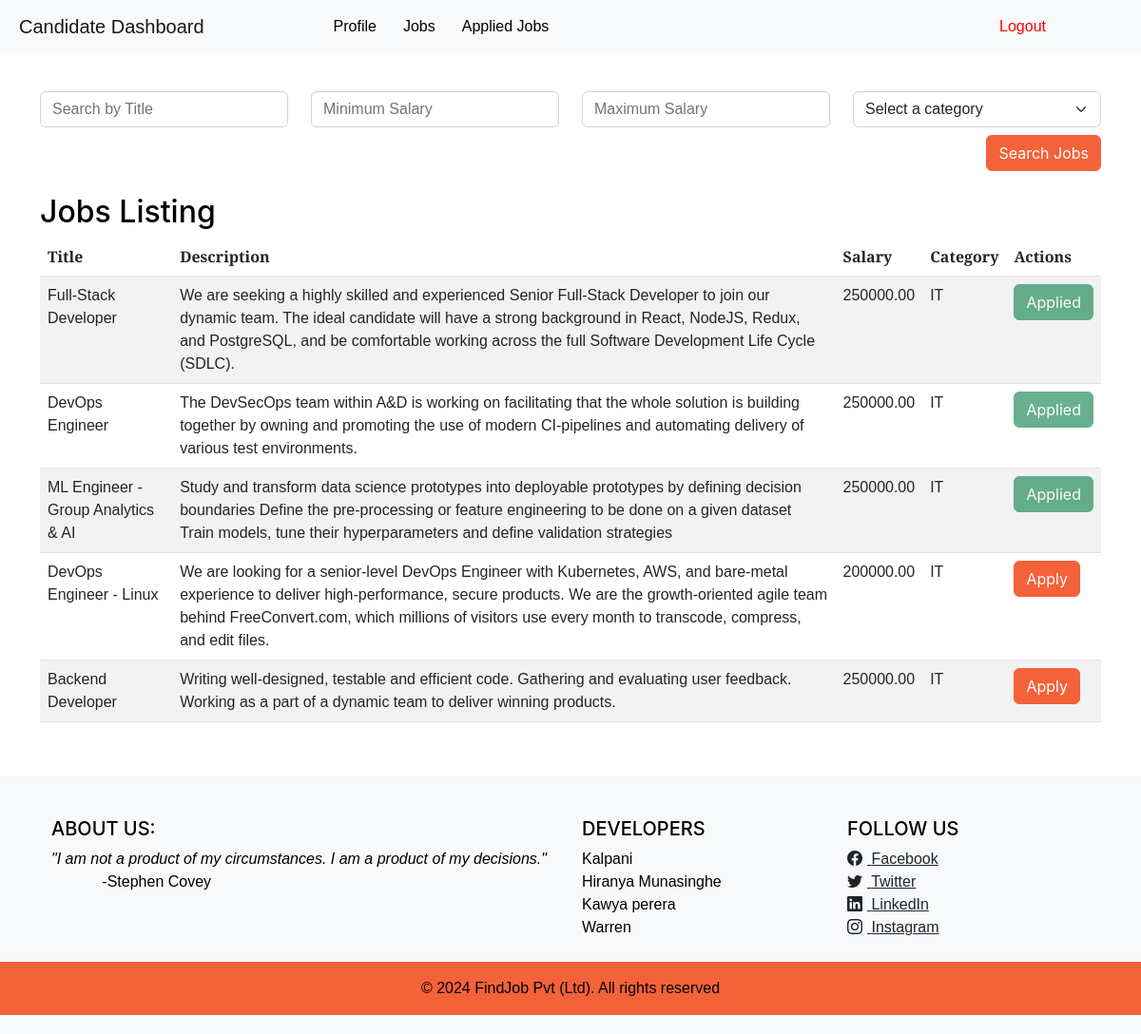
The app's page /candidate/jobs.php (signed in) with its own data.
### tables this page shows
CREATE TABLE IF NOT EXISTS `jobs` (
  `job_id` int NOT NULL AUTO_INCREMENT,
  `company_id` int NOT NULL,
  `title` varchar(100) NOT NULL,
  `description` text,
  `requirements` text,
  `salary` decimal(10,2) DEFAULT NULL,
  `category` varchar(50) DEFAULT NULL,
  `date_posted` timestamp NULL DEFAULT CURRENT_TIMESTAMP,
  `location` varchar(100) DEFAULT NULL,
  PRIMARY KEY (`job_id`),
  KEY `company_id` (`company_id`)
);

### includes/functions.php (called while the page is built, shortened)
<?php
require_once 'db.php';
function checkIfApplied($job_id, $candidate_id) {
    global $link;
    $sql = "SELECT COUNT(*) FROM applications WHERE job_id = ? AND candidate_id = ?";
    $stmt = $link->prepare($sql);
    $stmt->bind_param("ii", $job_id, $candidate_id);
    $stmt->execute();
    $stmt->bind_result($count);
    return ($count > 0);
}
function fetchJobs($title = null, $min_salary = null, $max_salary = null, $category = null) {
    global $db;
    if (!($db instanceof mysqli) || $db->connect_error) {
        $db = dbConnect();
    }
    $sql = "SELECT job_id, company_id, title, description, salary, category, date_posted FROM jobs";
    $stmt = $db->prepare($sql);
    $stmt->execute();
    $result = $stmt->get_result();
    $jobs = [];
    while ($row = $result->fetch_assoc()) {
        $jobs[] = $row;
    }
    return $jobs;
}
?>

### candidate/jobs.php (the view, shortened to what this page needs)
<?php
require_once '../includes/functions.php';
if ($_SERVER['REQUEST_METHOD'] === 'POST' && isset($_POST['search_jobs'])) {
    $title = filter_input(INPUT_POST, 'title', FILTER_SANITIZE_STRING);
    $min_salary = filter_input(INPUT_POST, 'min_salary', FILTER_SANITIZE_NUMBER_FLOAT, FILTER_FLAG_ALLOW_FRACTION);
    $max_salary = filter_input(INPUT_POST, 'max_salary', FILTER_SANITIZE_NUMBER_FLOAT, FILTER_FLAG_ALLOW_FRACTION);
    $category = filter_input(INPUT_POST, 'category', FILTER_SANITIZE_STRING);
    $jobs = fetchJobs($title, $min_salary, $max_salary, $category);
} else {
    $jobs = fetchJobs();
}
$user_id = $_SESSION['user_id'];
?>
<!DOCTYPE html>
<html lang="en">
<head>
    <link rel="stylesheet" href="../assets/index/css/styles.css">
    <link href="https://cdn.jsdelivr.net/npm/bootstrap-icons@1.5.0/font/bootstrap-icons.css" rel="stylesheet" />
    <link href="https://cdnjs.cloudflare.com/ajax/libs/SimpleLightbox/2.1.0/simpleLightbox.min.css"
        rel="stylesheet" />
    <link href="../assets/index/css/styles.css" rel="stylesheet" />
</head>
<body>
    <?php include '../templates/can_navbar.php'; ?>
    <br><br>
    <div class="container mt-5">
        <main class="flex-shrink-0">
            <form method="POST" action="<?php echo htmlspecialchars($_SERVER['PHP_SELF']); ?>" class="mb-4">
                <div class="row">
                    <div class="col-md-3">
                        <input type="text" name="title" class="form-control" placeholder="Search by Title">
                    </div>
                    <div class="col-md-3">
                        <input type="number" name="min_salary" class="form-control" placeholder="Minimum Salary">
                    </div>
                    <div class="col-md-3">
                        <input type="number" name="max_salary" class="form-control" placeholder="Maximum Salary">
                    </div>
                    <div class="col-md-3">
                        <select name="category" class="form-select">
                            <option value="" disabled selected>Select a category</option>
                        </select>
                    </div>
                </div>
                <div class="row mt-2">
                <div class="col-md-12 text-end">
                    <button type="submit" name="search_jobs" class="btn btn-primary">Search Jobs</button>
                </div>
                </div>
            </form>
            <h2>Jobs Listing</h2>
            <table class="table table-striped">
                <thead>
                    <tr>
                        <th>Title</th>
                        <th>Description</th>
                        <th>Salary</th>
                        <th>Category</th>
                        <th>Actions</th>
                    </tr>
                </thead>
                <tbody>
                    <?php foreach ($jobs as $job): ?>
                    <tr>
                        <td><?php echo htmlspecialchars($job['title']); ?></td>
                        <td><?php echo htmlspecialchars($job['description']); ?></td>
                        <td><?php echo htmlspecialchars($job['salary']); ?></td>
                        <td><?php echo htmlspecialchars($job['category']); ?></td>
                        <td>
                            <?php
                            $applied = checkIfApplied($job['job_id'], $user_id);
                            if ($applied) {
                                echo '<button type="button" class="btn btn-success" disabled>Applied</button>';
                            } else {
                                echo '<form method="POST" action="jobs.php">';
                                echo '<button type="submit" class="btn btn-primary">Apply</button>';
                                echo '</form>';
                            }
                            ?>
                        </td>
                    </tr>
                    <?php endforeach; ?>
                </tbody>
            </table>
        </main>
    </div>
    <?php include '../templates/footer.php'; ?>
</body>
</html>

### candidate/jobs.php (style rules this page uses)
html, body { height: 100%; }
body { display: flex; flex-direction: column; font-family: 'Merriweather Sans', sans-serif; color: #000; padding-top: 0; position: relative; margin: 0; min-height: 100vh; }
main { flex: 1; padding-bottom: 40px; }

### records on screen
jobs: title "Full-Stack Developer", description "We are seeking a highly skilled and experienced Senior Full-Stack Developer to join our dynamic team. The ideal candidate will have a strong background in React, NodeJS, Redux, and PostgreSQL, and be comfortable working across the full Software Development Life Cycle (SDLC).", salary "250000.00", category "IT", shows "Applied"
jobs: title "DevOps Engineer", description "The DevSecOps team within A&D is working on facilitating that the whole solution is building together by owning and promoting the use of modern CI-pipelines and automating delivery of various test environments.", salary "250000.00", category "IT", shows "Applied"
jobs: title "ML Engineer - Group Analytics & AI", description "Study and transform data science prototypes into deployable prototypes by defining decision boundaries Define the pre-processing or feature engineering to be done on a given dataset Train models, tune their hyperparameters and define validation strategies", salary "250000.00", category "IT", shows "Applied"
jobs: title "DevOps Engineer - Linux", description "We are looking for a senior-level DevOps Engineer with Kubernetes, AWS, and bare-metal experience to deliver high-performance, secure products. We are the growth-oriented agile team behind FreeConvert.com, which millions of visitors use every month to transcode, compress, and edit files.", salary "200000.00", category "IT"
jobs: title "Backend Developer", description "Writing well-designed, testable and efficient code. Gathering and evaluating user feedback. Working as a part of a dynamic team to deliver winning products.", salary "250000.00", category "IT"
